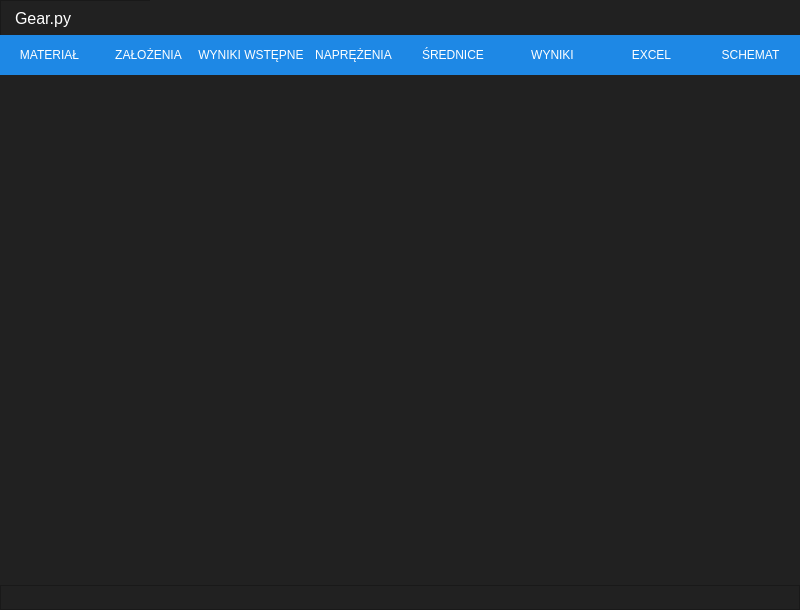
<?xml version="1.0" encoding="UTF-8"?>
<ui version="4.0">
 <class>MainWindow</class>
 <widget class="QMainWindow" name="MainWindow">
  <property name="geometry">
   <rect>
    <x>0</x>
    <y>0</y>
    <width>800</width>
    <height>610</height>
   </rect>
  </property>
  <property name="windowTitle">
   <string>MainWindow</string>
  </property>
  <widget class="QWidget" name="centralwidget">
   <property name="styleSheet">
    <string notr="true">background-color: rgb(33, 33, 33);</string>
   </property>
   <layout class="QVBoxLayout" name="verticalLayout">
    <property name="spacing">
     <number>0</number>
    </property>
    <property name="leftMargin">
     <number>0</number>
    </property>
    <property name="topMargin">
     <number>0</number>
    </property>
    <property name="rightMargin">
     <number>0</number>
    </property>
    <property name="bottomMargin">
     <number>0</number>
    </property>
    <item>
     <widget class="QFrame" name="frame">
      <property name="minimumSize">
       <size>
        <width>0</width>
        <height>35</height>
       </size>
      </property>
      <property name="maximumSize">
       <size>
        <width>16777215</width>
        <height>35</height>
       </size>
      </property>
      <property name="styleSheet">
       <string notr="true">background-color: rgb(33, 33, 33);</string>
      </property>
      <property name="frameShape">
       <enum>QFrame::NoFrame</enum>
      </property>
      <property name="frameShadow">
       <enum>QFrame::Plain</enum>
      </property>
      <layout class="QHBoxLayout" name="horizontalLayout_2">
       <property name="spacing">
        <number>0</number>
       </property>
       <property name="leftMargin">
        <number>0</number>
       </property>
       <property name="topMargin">
        <number>0</number>
       </property>
       <property name="rightMargin">
        <number>0</number>
       </property>
       <property name="bottomMargin">
        <number>0</number>
       </property>
       <item>
        <widget class="QFrame" name="frame_7">
         <property name="minimumSize">
          <size>
           <width>0</width>
           <height>35</height>
          </size>
         </property>
         <property name="maximumSize">
          <size>
           <width>150</width>
           <height>35</height>
          </size>
         </property>
         <property name="frameShape">
          <enum>QFrame::StyledPanel</enum>
         </property>
         <property name="frameShadow">
          <enum>QFrame::Raised</enum>
         </property>
         <widget class="QLabel" name="label">
          <property name="geometry">
           <rect>
            <x>1</x>
            <y>1</y>
            <width>150</width>
            <height>35</height>
           </rect>
          </property>
          <property name="minimumSize">
           <size>
            <width>150</width>
            <height>35</height>
           </size>
          </property>
          <property name="font">
           <font>
            <family>Segoe UI</family>
            <pointsize>12</pointsize>
           </font>
          </property>
          <property name="styleSheet">
           <string notr="true">color: rgb(255, 255, 255);
padding-left: 10px;</string>
          </property>
          <property name="text">
           <string>Gear.py</string>
          </property>
         </widget>
        </widget>
       </item>
       <item>
        <widget class="QFrame" name="frame_5">
         <property name="minimumSize">
          <size>
           <width>0</width>
           <height>35</height>
          </size>
         </property>
         <property name="maximumSize">
          <size>
           <width>16777215</width>
           <height>35</height>
          </size>
         </property>
         <property name="frameShape">
          <enum>QFrame::NoFrame</enum>
         </property>
         <property name="frameShadow">
          <enum>QFrame::Plain</enum>
         </property>
        </widget>
       </item>
       <item>
        <widget class="QFrame" name="frame_6">
         <property name="minimumSize">
          <size>
           <width>100</width>
           <height>35</height>
          </size>
         </property>
         <property name="maximumSize">
          <size>
           <width>100</width>
           <height>35</height>
          </size>
         </property>
         <property name="styleSheet">
          <string notr="true">QPushButton{
background-color: rgb(33, 33, 33);
border: none;
}

QPushButton:hover{
	background-color: rgb(30, 136, 229);
}</string>
         </property>
         <property name="frameShape">
          <enum>QFrame::NoFrame</enum>
         </property>
         <property name="frameShadow">
          <enum>QFrame::Plain</enum>
         </property>
         <layout class="QHBoxLayout" name="horizontalLayout_3">
          <property name="spacing">
           <number>0</number>
          </property>
          <property name="leftMargin">
           <number>0</number>
          </property>
          <property name="topMargin">
           <number>0</number>
          </property>
          <property name="rightMargin">
           <number>0</number>
          </property>
          <property name="bottomMargin">
           <number>0</number>
          </property>
          <item>
           <widget class="QPushButton" name="pushButton_9">
            <property name="minimumSize">
             <size>
              <width>35</width>
              <height>35</height>
             </size>
            </property>
            <property name="text">
             <string/>
            </property>
            <property name="icon">
             <iconset>
              <normaloff>icons/cil-window-minimize.png</normaloff>icons/cil-window-minimize.png</iconset>
            </property>
            <property name="iconSize">
             <size>
              <width>24</width>
              <height>24</height>
             </size>
            </property>
            <property name="flat">
             <bool>false</bool>
            </property>
           </widget>
          </item>
          <item>
           <widget class="QPushButton" name="pushButton_10">
            <property name="minimumSize">
             <size>
              <width>35</width>
              <height>35</height>
             </size>
            </property>
            <property name="text">
             <string/>
            </property>
            <property name="icon">
             <iconset resource="demo.qrc">
              <normaloff>:/icons/icons/cil-window-restore.png</normaloff>:/icons/icons/cil-window-restore.png</iconset>
            </property>
            <property name="iconSize">
             <size>
              <width>24</width>
              <height>24</height>
             </size>
            </property>
           </widget>
          </item>
          <item>
           <widget class="QPushButton" name="pushButton_11">
            <property name="minimumSize">
             <size>
              <width>35</width>
              <height>35</height>
             </size>
            </property>
            <property name="text">
             <string/>
            </property>
            <property name="icon">
             <iconset resource="demo.qrc">
              <normaloff>:/icons/icons/cil-x.png</normaloff>:/icons/icons/cil-x.png</iconset>
            </property>
            <property name="iconSize">
             <size>
              <width>24</width>
              <height>24</height>
             </size>
            </property>
           </widget>
          </item>
         </layout>
        </widget>
       </item>
      </layout>
     </widget>
    </item>
    <item>
     <widget class="QFrame" name="frame_2">
      <property name="styleSheet">
       <string notr="true">background-color: rgb(33, 33, 33);</string>
      </property>
      <property name="frameShape">
       <enum>QFrame::NoFrame</enum>
      </property>
      <property name="frameShadow">
       <enum>QFrame::Plain</enum>
      </property>
      <layout class="QVBoxLayout" name="verticalLayout_2">
       <property name="spacing">
        <number>0</number>
       </property>
       <property name="leftMargin">
        <number>0</number>
       </property>
       <property name="topMargin">
        <number>0</number>
       </property>
       <property name="rightMargin">
        <number>0</number>
       </property>
       <property name="bottomMargin">
        <number>0</number>
       </property>
       <item>
        <widget class="QFrame" name="frame_4">
         <property name="minimumSize">
          <size>
           <width>0</width>
           <height>40</height>
          </size>
         </property>
         <property name="maximumSize">
          <size>
           <width>16777215</width>
           <height>40</height>
          </size>
         </property>
         <property name="styleSheet">
          <string notr="true">QFrame{
background-color: rgb(30, 136, 229);
}
QPushButton{
color: rgb(255, 255, 255);
background-color: rgb(30, 136, 229);
border: none;
height: 40;
}
QPushButton:hover{
	background-color: rgb(24, 112, 189);
}

QPushButton:checked{
background-color: rgb(24, 112, 189);
border-bottom: 1px solid rgb(255, 255, 255);
}</string>
         </property>
         <property name="frameShape">
          <enum>QFrame::NoFrame</enum>
         </property>
         <property name="frameShadow">
          <enum>QFrame::Plain</enum>
         </property>
         <layout class="QHBoxLayout" name="horizontalLayout">
          <property name="spacing">
           <number>0</number>
          </property>
          <property name="leftMargin">
           <number>0</number>
          </property>
          <property name="topMargin">
           <number>0</number>
          </property>
          <property name="rightMargin">
           <number>0</number>
          </property>
          <property name="bottomMargin">
           <number>0</number>
          </property>
          <item>
           <widget class="QPushButton" name="pushButton">
            <property name="font">
             <font>
              <family>Segoe UI</family>
             </font>
            </property>
            <property name="text">
             <string>MATERIAŁ</string>
            </property>
            <property name="checkable">
             <bool>true</bool>
            </property>
            <property name="checked">
             <bool>false</bool>
            </property>
            <property name="flat">
             <bool>false</bool>
            </property>
           </widget>
          </item>
          <item>
           <widget class="QPushButton" name="pushButton_2">
            <property name="font">
             <font>
              <family>Segoe UI</family>
             </font>
            </property>
            <property name="text">
             <string>ZAŁOŻENIA</string>
            </property>
            <property name="checkable">
             <bool>true</bool>
            </property>
            <property name="flat">
             <bool>false</bool>
            </property>
           </widget>
          </item>
          <item>
           <widget class="QPushButton" name="pushButton_3">
            <property name="text">
             <string>WYNIKI WSTĘPNE</string>
            </property>
            <property name="checkable">
             <bool>true</bool>
            </property>
            <property name="flat">
             <bool>false</bool>
            </property>
           </widget>
          </item>
          <item>
           <widget class="QPushButton" name="pushButton_4">
            <property name="text">
             <string>NAPRĘŻENIA</string>
            </property>
            <property name="checkable">
             <bool>true</bool>
            </property>
            <property name="flat">
             <bool>false</bool>
            </property>
           </widget>
          </item>
          <item>
           <widget class="QPushButton" name="pushButton_5">
            <property name="text">
             <string>ŚREDNICE</string>
            </property>
            <property name="checkable">
             <bool>true</bool>
            </property>
            <property name="flat">
             <bool>false</bool>
            </property>
           </widget>
          </item>
          <item>
           <widget class="QPushButton" name="pushButton_6">
            <property name="text">
             <string>WYNIKI</string>
            </property>
            <property name="checkable">
             <bool>true</bool>
            </property>
            <property name="flat">
             <bool>false</bool>
            </property>
           </widget>
          </item>
          <item>
           <widget class="QPushButton" name="pushButton_7">
            <property name="text">
             <string>EXCEL</string>
            </property>
            <property name="checkable">
             <bool>true</bool>
            </property>
            <property name="flat">
             <bool>false</bool>
            </property>
           </widget>
          </item>
          <item>
           <widget class="QPushButton" name="pushButton_8">
            <property name="text">
             <string>SCHEMAT</string>
            </property>
            <property name="checkable">
             <bool>true</bool>
            </property>
            <property name="flat">
             <bool>false</bool>
            </property>
           </widget>
          </item>
         </layout>
        </widget>
       </item>
       <item>
        <widget class="QStackedWidget" name="stackedWidget">
         <property name="minimumSize">
          <size>
           <width>0</width>
           <height>25</height>
          </size>
         </property>
         <property name="styleSheet">
          <string notr="true">background-color: rgb(33, 33, 33);</string>
         </property>
         <property name="currentIndex">
          <number>7</number>
         </property>
         <widget class="QWidget" name="materialy_page">
          <layout class="QVBoxLayout" name="verticalLayout_3">
           <property name="spacing">
            <number>0</number>
           </property>
           <property name="leftMargin">
            <number>0</number>
           </property>
           <property name="topMargin">
            <number>0</number>
           </property>
           <property name="rightMargin">
            <number>0</number>
           </property>
           <property name="bottomMargin">
            <number>0</number>
           </property>
          </layout>
         </widget>
         <widget class="QWidget" name="zalozenia_page"/>
         <widget class="QWidget" name="wyniki_wstepne_page"/>
         <widget class="QWidget" name="naprezenia_page"/>
         <widget class="QWidget" name="srednice_page"/>
         <widget class="QWidget" name="wyniki_page"/>
         <widget class="QWidget" name="excel_page"/>
         <widget class="QWidget" name="schemat_page"/>
        </widget>
       </item>
       <item>
        <widget class="QFrame" name="frame_3">
         <property name="minimumSize">
          <size>
           <width>0</width>
           <height>25</height>
          </size>
         </property>
         <property name="maximumSize">
          <size>
           <width>16777215</width>
           <height>25</height>
          </size>
         </property>
         <property name="styleSheet">
          <string notr="true">background-color: rgb(33, 33, 33);</string>
         </property>
         <property name="frameShape">
          <enum>QFrame::StyledPanel</enum>
         </property>
         <property name="frameShadow">
          <enum>QFrame::Raised</enum>
         </property>
        </widget>
       </item>
      </layout>
     </widget>
    </item>
   </layout>
  </widget>
 </widget>
 <resources>
  <include location="demo.qrc"/>
  <include location="../Python/Engineering/icons.qrc"/>
 </resources>
 <connections/>
</ui>
